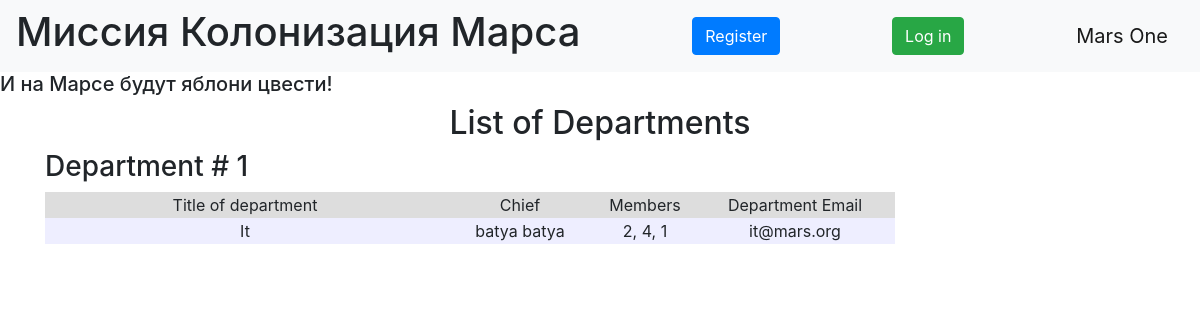
The page /departments on the database its author committed.
### data/departments.py (models this page shows, shortened)
class Department(SqlAlchemyBase, SerializerMixin):
    __tablename__ = 'departments'
    id = sqlalchemy.Column(sqlalchemy.Integer, primary_key=True, autoincrement=True)
    title = sqlalchemy.Column(sqlalchemy.String, nullable=True)
    chief = sqlalchemy.Column(sqlalchemy.Integer, sqlalchemy.ForeignKey("users.id"))
    members = sqlalchemy.Column(sqlalchemy.String, nullable=True)
    email = sqlalchemy.Column(sqlalchemy.String, nullable=True)
    user = orm.relationship('User')

### data/users.py (models this page shows, shortened)
class User(SqlAlchemyBase, UserMixin, SerializerMixin):
    __tablename__ = 'users'
    id = sqlalchemy.Column(sqlalchemy.Integer, primary_key=True, autoincrement=True)
    surname = sqlalchemy.Column(sqlalchemy.String, nullable=True)
    name = sqlalchemy.Column(sqlalchemy.String, nullable=True)
    age = sqlalchemy.Column(sqlalchemy.Integer, nullable=True)
    position = sqlalchemy.Column(sqlalchemy.String, nullable=True)
    speciality = sqlalchemy.Column(sqlalchemy.String, nullable=True)
    address = sqlalchemy.Column(sqlalchemy.String, nullable=True)
    email = sqlalchemy.Column(sqlalchemy.String, index=True, unique=True, nullable=True)
    hashed_password = sqlalchemy.Column(sqlalchemy.String, nullable=True)
    modified_date = sqlalchemy.Column(sqlalchemy.DateTime, default=datetime.datetime.now)
    city_from = sqlalchemy.Column(sqlalchemy.String, nullable=True)
    jobs = orm.relationship("Jobs", back_populates='user')

### main.py (the view)
@app.route("/departments")
def departments():
    session = db_session.create_session()
    deps = session.query(Department).all()
    users = session.query(User).all()
    names = {name.id: (name.surname, name.name) for name in users}
    return render_template("departments.html", departments=deps, names=names, title='List of Departments')

### data/db_session.py (called while the page is built)
def create_session() -> Session:
    global __factory
    return __factory()

### templates/departments.html (shortened to what this page needs)
{% extends "base.html" %}
{% block content %}
<h2 align="center">List of Departments</h2>
{% for depart in departments %}
<h3>Department # {{ depart.id }}</h3>
<div class="table_container">
    <table class="my_table">
        <tr class="my_row">
            <td class="title" width="400px" bgcolor="#dddddd" align="center">Title of department</td>
            <td class="title" width="150px" bgcolor="#dddddd" align="center">Chief</td>
            <td class="title" width="100px" bgcolor="#dddddd" align="center">Members</td>
            <td class="title" width="200px" bgcolor="#dddddd" align="center">Department Email</td>
        </tr>
        <tr class="my_row">
            <td class="ordinary" bgcolor="#eeeeff" align="center">{{ depart.title.capitalize() }}</td>
            <td class="ordinary" bgcolor="#eeeeff" align="center">{{ names[depart.chief][0] }}
              {{ names[depart.chief][1] }}</td>
            <td class="ordinary" bgcolor="#eeeeff" align="center">{{ depart.members }}</td>
            <td class="ordinary" bgcolor="#eeeeff" align="center">{{ depart.email }}</td>
        </tr>
    </table>
</div>
<br>
{% endfor %}
{% endblock %}

### rows shown on the page
Department: id "1", title "It", chief.surname "batya", chief.name "batya", members "2, 4, 1", email "it@mars.org"
